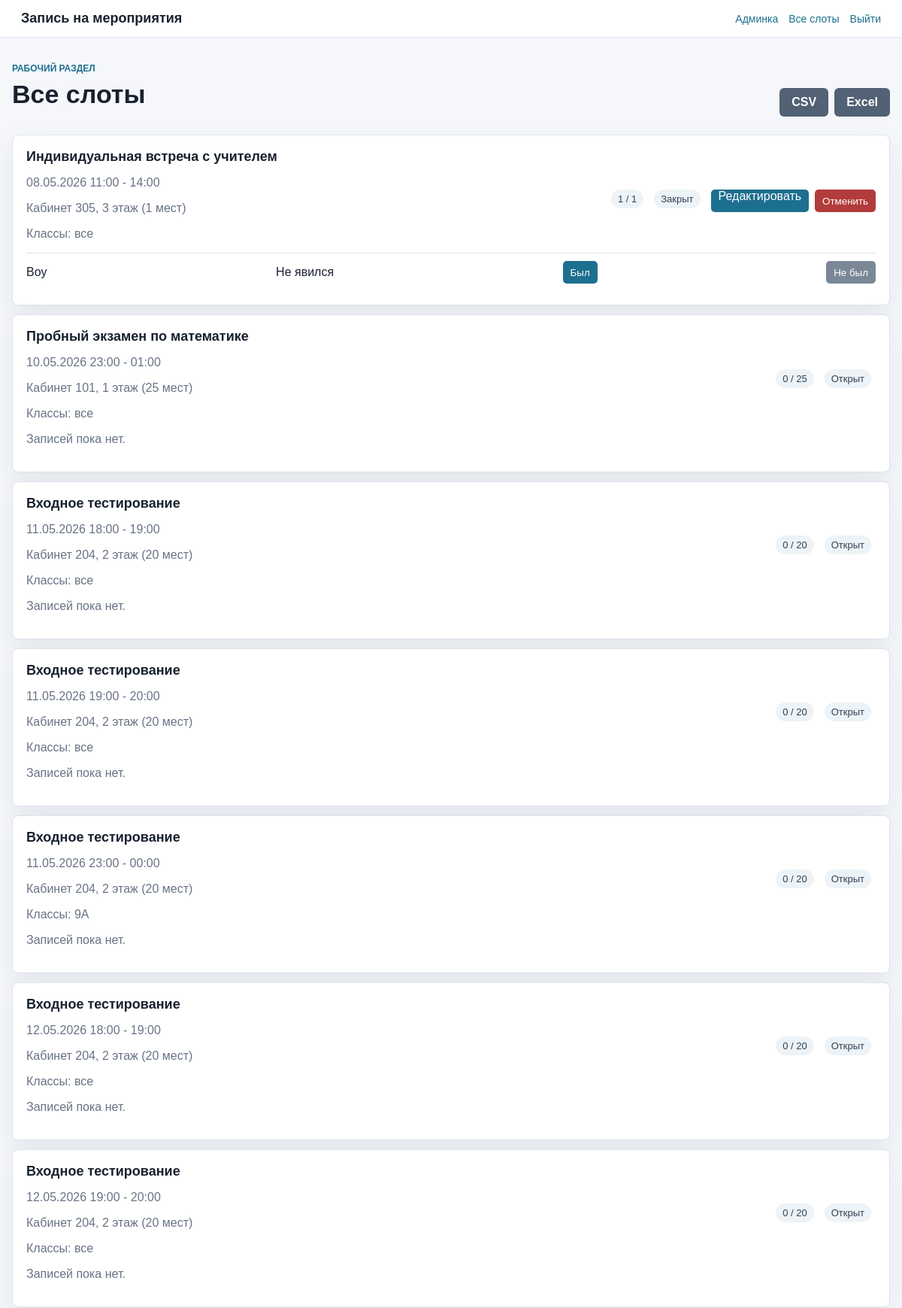
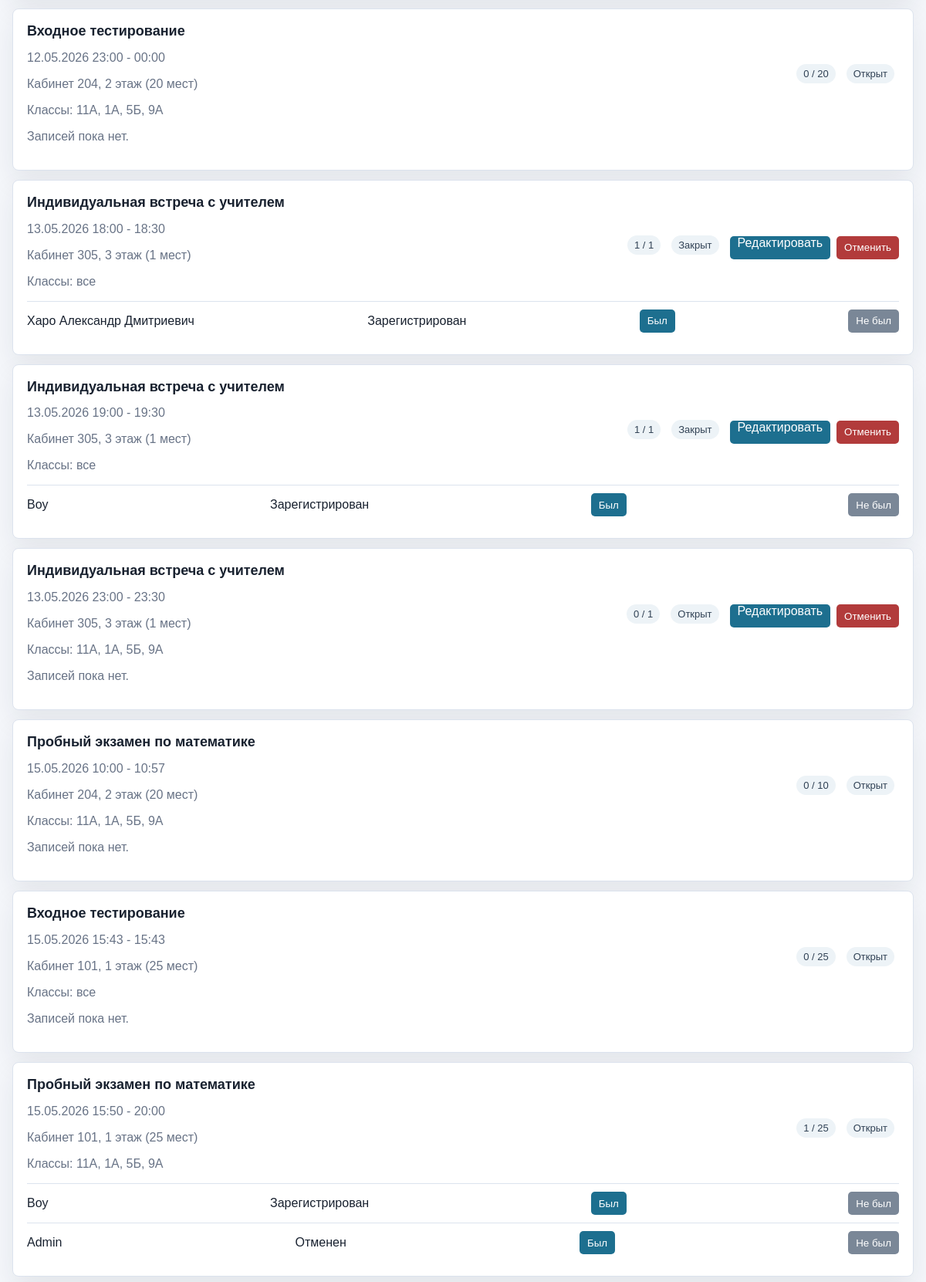
The app's page /teacher/ (signed in, upper part) with its own data (2 pictures, top to bottom).
### events/models.py (models this page shows, shortened)
class Slot(models.Model):
    class Status(models.TextChoices):
        OPEN = 'open', _('Открыт')
        CLOSED = 'closed', _('Закрыт')
        CANCELED = 'canceled', _('Отменен')
    event = models.ForeignKey(Event, on_delete=models.CASCADE, related_name='slots', verbose_name=_('Мероприятие'))
    teacher = models.ForeignKey(
        TeacherProfile,
        on_delete=models.PROTECT,
        related_name='slots',
        verbose_name=_('Учитель'),
        null=True,
        blank=True,
    )
    subject = models.CharField(_('Предмет'), max_length=100, blank=True)
    target_class = models.CharField(_('Класс поступления'), max_length=10, blank=True)
    available_classes = models.ManyToManyField(
        SchoolClass,
        blank=True,
        related_name='slots',
        verbose_name=_('Доступно классам'),
        help_text=_('Если классы не выбраны, слот доступен всем.'),
    )
    classroom = models.ForeignKey(
        Classroom,
        on_delete=models.PROTECT,
        related_name='slots',
        verbose_name=_('Кабинет'),
        null=True,
        blank=True,
    )
    start_time = models.DateTimeField(_('Начало'))
    end_time = models.DateTimeField(_('Окончание'))
    max_participants = models.PositiveIntegerField(_('Максимум мест'), default=1)
    current_participants = models.PositiveIntegerField(_('Текущее количество'), default=0)
    status = models.CharField(_('Статус'), max_length=20, choices=Status.choices, default=Status.OPEN)
    created_at = models.DateTimeField(_('Создано'), auto_now_add=True)
    class Meta:
        ordering = ['start_time']
        indexes = [
            models.Index(fields=['event', 'status', 'start_time']),
            models.Index(fields=['teacher', 'start_time']),
            models.Index(fields=['subject']),
            models.Index(fields=['target_class']),
        ]
        verbose_name = _('Слот')
        verbose_name_plural = _('Слоты')

class Event(models.Model):
    class EventType(models.TextChoices):
        EXAM = 'exam', _('Пробный экзамен')
        TESTING = 'testing', _('Входное тестирование')
        MEETING = 'meeting', _('Встреча с учителем')
    title = models.CharField(_('Название'), max_length=255)
    event_type = models.CharField(_('Тип'), max_length=20, choices=EventType.choices)
    description = models.TextField(_('Описание'), blank=True)
    created_by = models.ForeignKey(
        settings.AUTH_USER_MODEL,
        on_delete=models.PROTECT,
        related_name='created_events',
        verbose_name=_('Создал'),
    )
    is_active = models.BooleanField(_('Активно'), default=True)
    created_at = models.DateTimeField(_('Создано'), auto_now_add=True)
    class Meta:
        ordering = ['-created_at']
        verbose_name = _('Мероприятие')
        verbose_name_plural = _('Мероприятия')

class Classroom(models.Model):
    floor = models.PositiveSmallIntegerField(_('Этаж'))
    number = models.CharField(_('Номер кабинета'), max_length=20)
    capacity = models.PositiveIntegerField(_('Количество мест'))
    is_active = models.BooleanField(_('Активен'), default=True)
    class Meta:
        ordering = ['floor', 'number']
        constraints = [
            models.UniqueConstraint(fields=['floor', 'number'], name='unique_classroom_floor_number')
        ]
        verbose_name = _('Кабинет')
        verbose_name_plural = _('Кабинеты')
    def __str__(self):
        return f'Кабинет {self.number}, {self.floor} этаж ({self.capacity} мест)'

class Registration(models.Model):
    class Status(models.TextChoices):
        REGISTERED = 'registered', _('Зарегистрирован')
        ATTENDED = 'attended', _('Присутствовал')
        CANCELED = 'canceled', _('Отменен')
        NO_SHOW = 'no_show', _('Не явился')
    slot = models.ForeignKey(Slot, on_delete=models.CASCADE, related_name='registrations', verbose_name=_('Слот'))
    user = models.ForeignKey(
        settings.AUTH_USER_MODEL,
        on_delete=models.CASCADE,
        related_name='registrations',
        null=True,
        blank=True,
    )
    guest_full_name = models.CharField(_('ФИО незарегистрированного школьника'), max_length=255, blank=True)
    guest_email = models.EmailField(_('Email незарегистрированного школьника'), blank=True)
    guest_school_class = models.ForeignKey(
        SchoolClass,
        on_delete=models.PROTECT,
        null=True,
        blank=True,
        related_name='guest_registrations',
        verbose_name=_('Класс незарегистрированного школьника'),
    )
    registration_data = models.JSONField(_('Дополнительные данные'), default=dict, blank=True)
    status = models.CharField(_('Статус'), max_length=20, choices=Status.choices, default=Status.REGISTERED)
    registered_at = models.DateTimeField(_('Дата регистрации'), auto_now_add=True)
    attended_at = models.DateTimeField(_('Дата явки'), null=True, blank=True)
    class Meta:
        ordering = ['-registered_at']
        indexes = [
            models.Index(fields=['slot', 'status']),
            models.Index(fields=['user', 'status']),
            models.Index(fields=['guest_email', 'status']),
            models.Index(fields=['registered_at']),
        ]
        constraints = [
            models.UniqueConstraint(
                fields=['slot', 'user'],
                condition=models.Q(status='registered', user__isnull=False),
                name='unique_active_registration_per_slot_user',
            )
        ]
        verbose_name = _('Регистрация')
        verbose_name_plural = _('Регистрации')
    @property
    def participant_full_name(self):
        return self.user.full_name if self.user_id else self.guest_full_name

class SchoolClass(models.Model):
    name = models.CharField(_('Название класса'), max_length=20, unique=True)
    is_active = models.BooleanField(_('Активен'), default=True)
    class Meta:
        ordering = ['name']
        verbose_name = _('Класс')
        verbose_name_plural = _('Классы')

### accounts/models.py (models this page shows, shortened)
class User(AbstractUser):
    class Role(models.TextChoices):
        ADMIN = 'admin', _('Администратор')
        TEACHER = 'teacher', _('Учитель')
        USER = 'user', _('Пользователь')
    username = None
    email = models.EmailField(_('email'), unique=True)
    full_name = models.CharField(_('ФИО'), max_length=255)
    phone = models.CharField(_('Телефон'), max_length=20, blank=True)
    role = models.CharField(_('Роль'), max_length=20, choices=Role.choices, default=Role.USER)
    school_class = models.ForeignKey(
        'events.SchoolClass',
        on_delete=models.SET_NULL,
        null=True,
        blank=True,
        related_name='users',
        verbose_name=_('Класс'),
    )
    USERNAME_FIELD = 'email'
    REQUIRED_FIELDS = ['full_name']
    objects = UserManager()
    @property
    def is_admin_role(self):
        return self.is_superuser or self.role == self.Role.ADMIN
    @property
    def is_teacher_role(self):
        return self.role == self.Role.TEACHER

### events/frontend_views.py (the view)
# urls.py: path('teacher/', teacher_dashboard_page, name='teacher-dashboard'),
@login_required
def teacher_dashboard_page(request):
    if not request.user.is_teacher_role and not request.user.is_admin_role:
        messages.error(request, 'Раздел доступен только учителям и администраторам.')
        return redirect('home')
    teacher_profile = None
    if request.user.is_teacher_role:
        teacher_profile, _ = TeacherProfile.objects.get_or_create(user=request.user)
    slots = Slot.objects.select_related('event', 'teacher', 'teacher__user', 'classroom').prefetch_related('available_classes')
    if request.user.is_teacher_role and not request.user.is_admin_role:
        slots = slots.filter(teacher=teacher_profile)
    slots = slots.order_by('start_time')
    return render(request, 'events/teacher_dashboard.html', {'slots': slots})

### templates/events/teacher_dashboard.html (shortened to what this page needs)
{% extends "base.html" %}
{% block content %}
<section class="section-head">
    <div>
        <p class="eyebrow">Рабочий раздел</p>
        <h1>{% if user.is_admin_role %}Все слоты{% else %}Кабинет учителя{% endif %}</h1>
    </div>
    <div class="toolbar-actions">
        <a class="button secondary" href="{% url 'reports-export' %}?format=csv">CSV</a>
        <a class="button secondary" href="{% url 'reports-export' %}?format=xlsx">Excel</a>
    </div>
</section>
<div class="teacher-grid">
    {% for slot in slots %}
        <article class="teacher-slot">
            <div class="teacher-slot-head">
                <div>
                    <h2>{{ slot.event.title }}</h2>
                    <p class="muted">{{ slot.start_time|date:"d.m.Y H:i" }} - {{ slot.end_time|date:"H:i" }}</p>
                    {% if slot.classroom %}<p class="muted">{{ slot.classroom }}</p>{% endif %}
                    <p class="muted">
                        Классы:
                        {% if slot.available_classes.all %}
                            {% for class_group in slot.available_classes.all %}{{ class_group.name }}{% if not forloop.last %}, {% endif %}{% endfor %}
                        {% else %}
                            все
                        {% endif %}
                    </p>
                </div>
                <div class="slot-actions">
                    <span class="tag">{{ slot.current_participants }} / {{ slot.max_participants }}</span>
                    <span class="tag">{{ slot.get_status_display }}</span>
                    {% if slot.event.event_type == 'meeting' %}
                    <a class="small link-small" href="{% url 'teacher-slot-edit' slot.id %}">Редактировать</a>
                    {% endif %}
                    {% if slot.event.event_type == 'meeting' and slot.status != 'canceled' %}
                        <form method="post" action="{% url 'teacher-slot-cancel' slot.id %}">
                            <button class="small danger" type="submit">Отменить</button>
                        </form>
                    {% endif %}
                </div>
            </div>
            <div class="participants">
                {% for registration in slot.registrations.all %}
                    <div class="participant-row">
                        <span>{{ registration.participant_full_name }}</span>
                        <span>{{ registration.get_status_display }}</span>
                        <form method="post" action="{% url 'teacher-attendance' registration.id 'yes' %}">
                            <button class="small" type="submit">Был</button>
                        </form>
                        <form method="post" action="{% url 'teacher-attendance' registration.id 'no' %}">
                            <button class="small muted-button" type="submit">Не был</button>
                        </form>
                    </div>
                {% empty %}
                    <p class="muted">Записей пока нет.</p>
                {% endfor %}
            </div>
        </article>
    {% empty %}
        <div class="empty">Слоты пока не созданы.</div>
    {% endfor %}
</div>
{% endblock %}

### static/css/app.css (style rules this page uses)
:root { --bg: #f5f7fb; --panel: #ffffff; --ink: #18212f; --muted: #687386; --line: #dce3ee; --primary: #1d6f8f; --primary-dark: #14516a; --green: #287d4f; --red: #b23b3b; --amber: #a86c15; --shadow: 0 14px 35px rgba(22, 34, 51, 0.08); }
* { box-sizing: border-box; }
body { margin: 0; background: var(--bg); color: var(--ink); font-family: Arial, Helvetica, sans-serif; }
a { color: var(--primary); text-decoration: none; }
.nav-pill, .button, .search button { display: inline-flex; align-items: center; justify-content: center; min-height: 38px; padding: 0 16px; border: 0; border-radius: 6px; background: var(--primary); color: #fff; font-weight: 700; cursor: pointer; }
.page-head, .section-head { display: flex; align-items: end; justify-content: space-between; gap: 24px; margin-bottom: 24px; }
h1, h2, p { margin-top: 0; }
h1 { margin-bottom: 10px; font-size: 34px; line-height: 1.15; }
h2 { font-size: 18px; }
.eyebrow { margin-bottom: 8px; color: var(--primary); font-size: 12px; font-weight: 700; letter-spacing: 0; text-transform: uppercase; }
.muted, small { color: var(--muted); }
.toolbar-actions, .slot-actions { display: flex; align-items: center; flex-wrap: wrap; gap: 8px; }
.secondary { background: #526173; }
.link-small { color: #fff; }
.slot-list, .teacher-grid { display: grid; gap: 12px; }
.slot-card, .teacher-slot, .form-card, .summary-panel, .auth-card, .empty, .table-wrap { border: 1px solid var(--line); border-radius: 8px; background: var(--panel); box-shadow: var(--shadow); }
.tag { display: inline-block; margin: 0 6px 6px 0; padding: 5px 9px; border-radius: 999px; background: #edf3f7; color: #314255; font-size: 13px; }
.small { min-height: 30px; padding: 0 10px; border: 0; border-radius: 5px; background: var(--primary); color: #fff; cursor: pointer; }
.danger { background: var(--red); }
.muted-button { background: #7a8797; }
.teacher-slot { padding: 18px; }
.teacher-slot-head, .participant-row { display: flex; align-items: center; justify-content: space-between; gap: 12px; }
.participant-row { padding: 10px 0; border-top: 1px solid var(--line); }
.participant-row form { margin: 0; }

### records on screen
Slot: event "Индивидуальная встреча с учителем", start_time "08.05.2026 11:00", end_time "14:00", classroom "Кабинет 305, 3 этаж (1 мест)", shows "все", current_participants "1", max_participants "1", status "Закрыт", shows "Редактировать", shows "Отменить"
Registration: participant_full_name "Boy", status "Не явился"
Slot: event "Пробный экзамен по математике", start_time "10.05.2026 23:00", end_time "01:00", classroom "Кабинет 101, 1 этаж (25 мест)", shows "все", current_participants "0", max_participants "25", status "Открыт"
Slot: event "Входное тестирование", start_time "11.05.2026 18:00", end_time "19:00", classroom "Кабинет 204, 2 этаж (20 мест)", shows "все", current_participants "0", max_participants "20", status "Открыт"
Slot: event "Входное тестирование", start_time "11.05.2026 19:00", end_time "20:00", classroom "Кабинет 204, 2 этаж (20 мест)", shows "все", current_participants "0", max_participants "20", status "Открыт"
Slot: event "Входное тестирование", start_time "11.05.2026 23:00", end_time "00:00", classroom "Кабинет 204, 2 этаж (20 мест)", current_participants "0", max_participants "20", status "Открыт"
SchoolClass: name "9А"
Slot: event "Входное тестирование", start_time "12.05.2026 18:00", end_time "19:00", classroom "Кабинет 204, 2 этаж (20 мест)", shows "все", current_participants "0", max_participants "20", status "Открыт"
Slot: event "Входное тестирование", start_time "12.05.2026 19:00", end_time "20:00", classroom "Кабинет 204, 2 этаж (20 мест)", shows "все", current_participants "0", max_participants "20", status "Открыт"
Slot: event "Входное тестирование", start_time "12.05.2026 23:00", end_time "00:00", classroom "Кабинет 204, 2 этаж (20 мест)", current_participants "0", max_participants "20", status "Открыт"
SchoolClass: name "11А"
SchoolClass: name "1А"
SchoolClass: name "5Б"
Slot: event "Индивидуальная встреча с учителем", start_time "13.05.2026 18:00", end_time "18:30", classroom "Кабинет 305, 3 этаж (1 мест)", shows "все", current_participants "1", max_participants "1", status "Закрыт", shows "Редактировать", shows "Отменить"
Registration: participant_full_name "Харо Александр Дмитриевич", status "Зарегистрирован"
Slot: event "Индивидуальная встреча с учителем", start_time "13.05.2026 19:00", end_time "19:30", classroom "Кабинет 305, 3 этаж (1 мест)", shows "все", current_participants "1", max_participants "1", status "Закрыт", shows "Редактировать", shows "Отменить"
Registration: participant_full_name "Boy", status "Зарегистрирован"
Slot: event "Индивидуальная встреча с учителем", start_time "13.05.2026 23:00", end_time "23:30", classroom "Кабинет 305, 3 этаж (1 мест)", current_participants "0", max_participants "1", status "Открыт", shows "Редактировать", shows "Отменить"
Slot: event "Пробный экзамен по математике", start_time "15.05.2026 10:00", end_time "10:57", classroom "Кабинет 204, 2 этаж (20 мест)", current_participants "0", max_participants "10", status "Открыт"
Slot: event "Входное тестирование", start_time "15.05.2026 15:43", end_time "15:43", classroom "Кабинет 101, 1 этаж (25 мест)", shows "все", current_participants "0", max_participants "25", status "Открыт"
Slot: event "Пробный экзамен по математике", start_time "15.05.2026 15:50", end_time "20:00", classroom "Кабинет 101, 1 этаж (25 мест)", current_participants "1", max_participants "25", status "Открыт"
Registration: participant_full_name "Boy", status "Зарегистрирован"
Registration: participant_full_name "Admin", status "Отменен"
